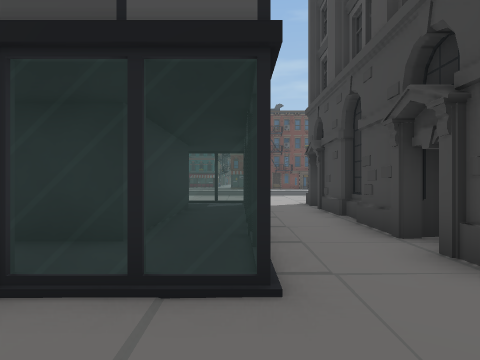
View 1 (above)

16 first-person views from a walk through a 3-D level made in the Unity game engine. The camera is 1.5 m above the floor, looks level and sees 75° across. The floor is counted in squares, 2 m on a side. Each view is taken from the middle of a square. On the plan, view 1 faces up. The plan holds only what a view shows up to about 10 squares ahead; the rest is blank. The place goes on beyond the plan. The player character is not drawn. Door leaves are left out, so doorways stand open. Some surface patterns are stand-ins.

View 2
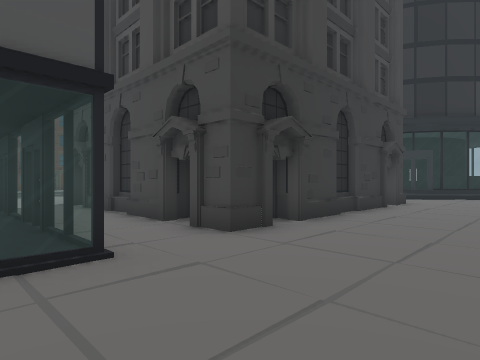

View 3
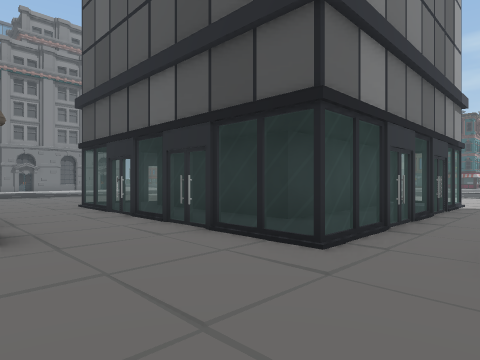

View 4
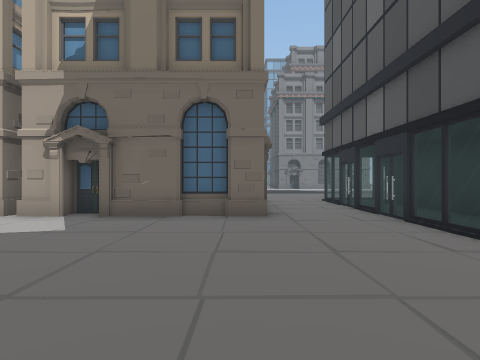

View 5
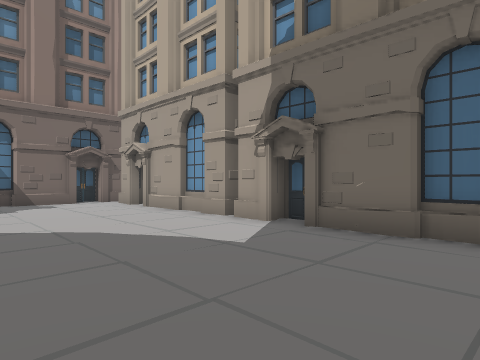

View 6
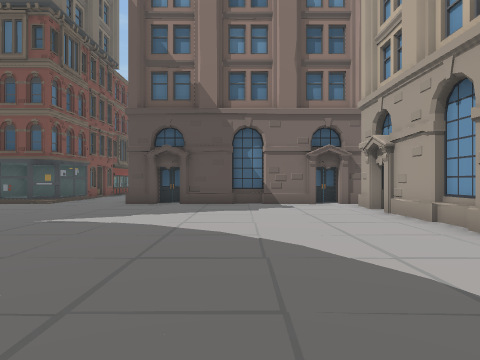

View 7
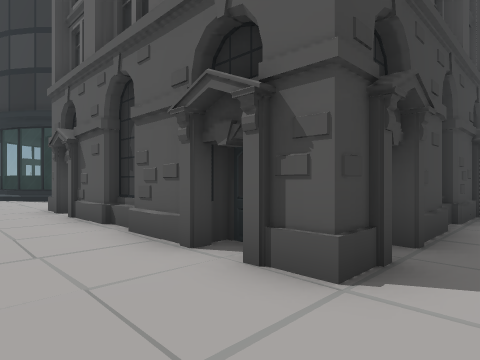

View 8
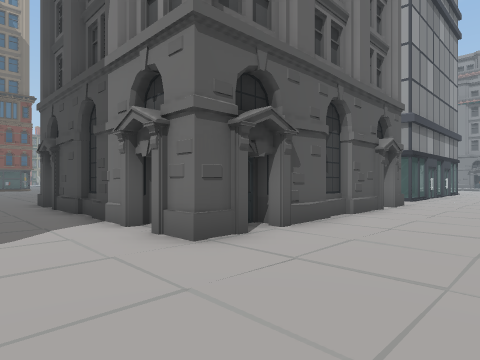

View 9
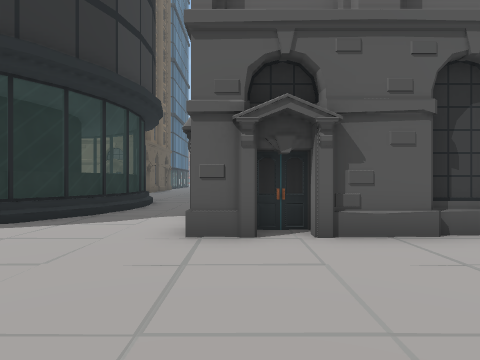

View 10
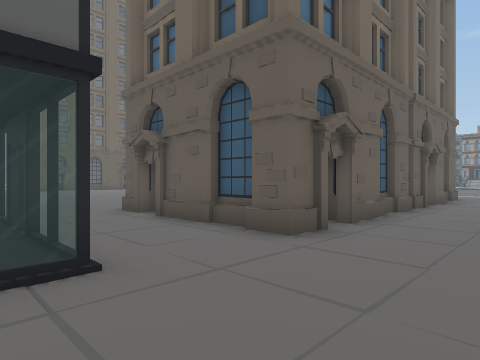

View 11
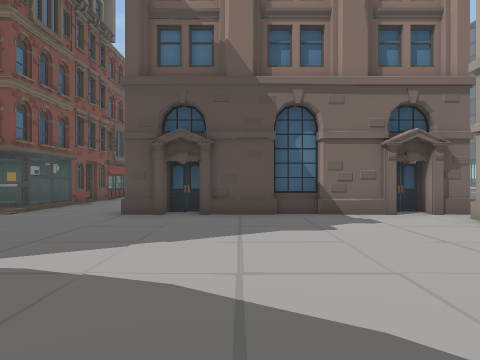

View 12
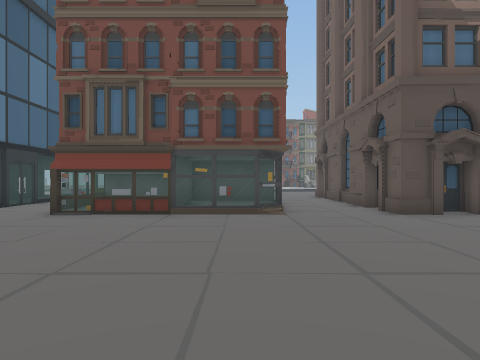

View 13
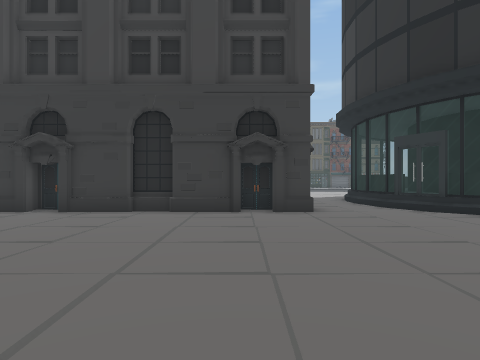

View 14
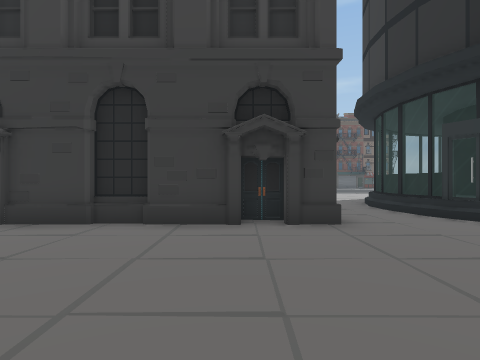

View 15
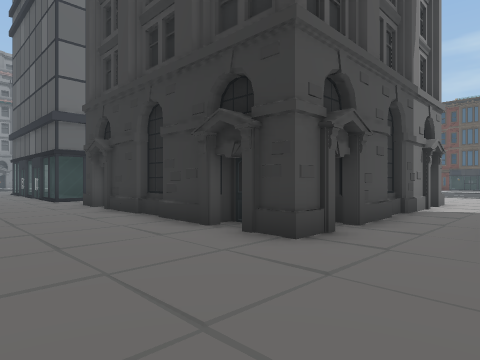

View 16
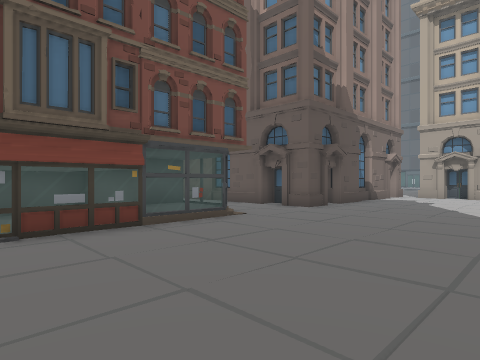

### Floor plan
Key: @ floor where view 1 was taken; # wall or solid block; . main floor; : floor 0.25 m higher than the main floor; / step, stairs or slope; = window, fence, low wall or low ledge; O other object.
Columns run from 10 left of view 1 to 12 right of it. Each row starts with its distance up from view 1.
 14                    .
 13                       .
 12            .
 11
 10             .#######.
  9         === #OOOO O##
  8         ##= #OOOO  OO
  7          #= #OO    O. =
  6          #= #OO    O  =
  5          #= #      O. =
  4    ######## #O     O# =
  3 .  =......= ##O  OO##
  2    ====#=== .#O...##.
  1
  0      ..   @
 -1    O#O#O .  . .       .
 -2    #OOOO   .
 -3    OO  O          .
 -4    #O  #
 -5    #   #    .     .
 -6    #   O
 -7    #O  O              .
 -8    OO  O
 -9    OO  #
-10        #
-11        #
-12        ##OO#O##  /====#
-13               #  =:##:=
-14               O  =####
-15               #  O  OOO

Where each view was taken, in squares from view 1:
view 1: 0 up, 0 right, facing up
view 2: 1 down, 1 left, facing up-right
view 3: 1 down, 2 right, facing up-left
view 4: 1 down, 4 right, facing left
view 5: 1 down, 2 right, facing down-left
view 6: 2 down, 1 right, facing down
view 7: 12 up, 1 right, facing down-right
view 8: 13 up, 12 right, facing down-left
view 9: 14 up, 9 right, facing down
view 10: 3 up, 10 left, facing down-right
view 11: 5 down, 2 right, facing down
view 12: 5 down, 8 right, facing down
view 13: 5 down, 8 right, facing up
view 14: 3 down, 8 right, facing up
view 15: 1 down, 12 right, facing up-left
view 16: 7 down, 12 right, facing down-left
